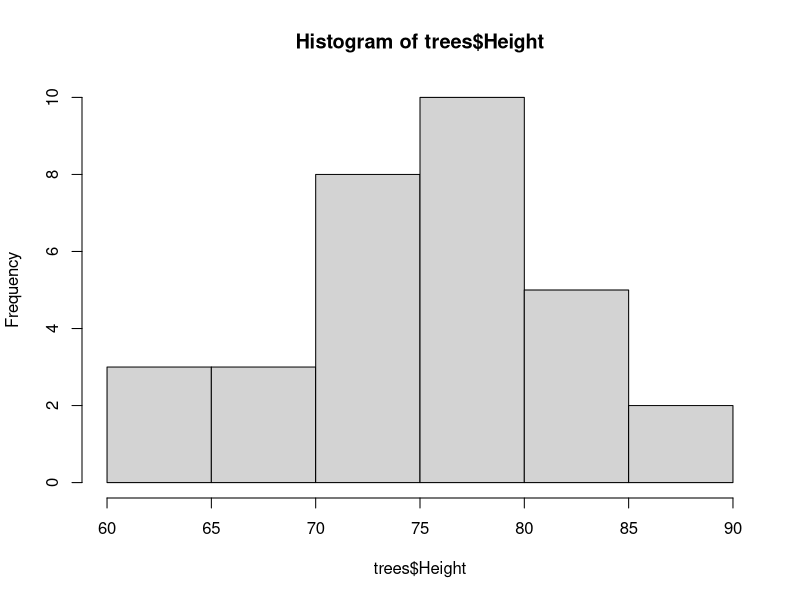

The R script that drew this image:
## ---- chunk 1
knitr::opts_chunk$set(echo = TRUE)
## ---- chunk 2
summary(trees)
mean(trees$Girth)
## ---- chunk 3
hist(trees$Height)
